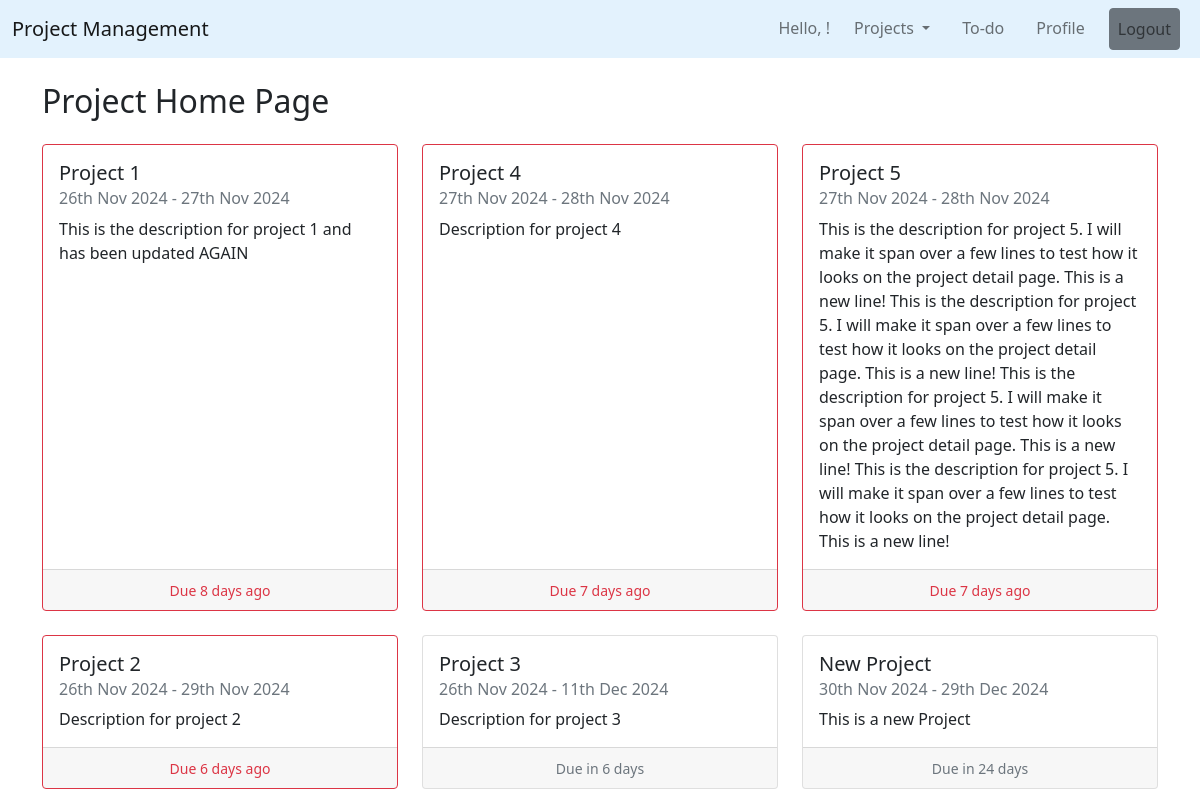
The app's page / (signed in), older data.
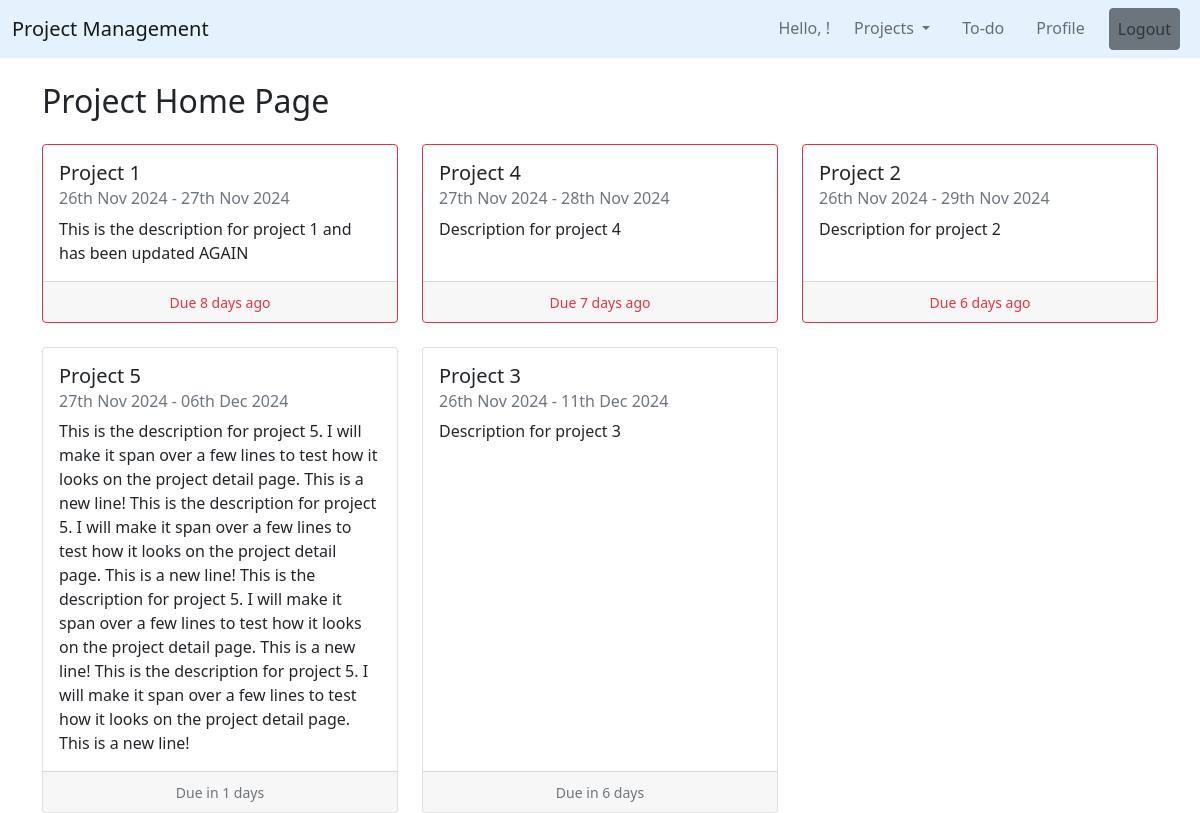
The same page, newer data.
### projects/models.py (models this page shows, shortened)
class Project(models.Model):
    STATUS_CHOICES = [
        ('Not Started', 'Not Started'),
        ('In Progress', 'In Progress'),
        ('Completed', 'Completed'),
    ]
    name = models.CharField(max_length=200)
    description = models.TextField()
    created_by = models.ForeignKey(User, on_delete=models.CASCADE)
    start_date = models.DateField(default=date.today)
    end_date = models.DateField(default= date.today() + timedelta(1))
    completion_date = models.DateField(null=True)
    team_members = models.ManyToManyField(User, related_name='projects')
    status = models.CharField(max_length=50, choices=STATUS_CHOICES, default='Not Started')

### projects/views.py (the view)
# urls.py: path('', ProjectListView.as_view(), name='project-home'),
class ProjectListView(LoginRequiredMixin, ListView):
    model = Project
    template_name = 'projects/home.html'
    context_object_name = 'projects'
    ordering = ['end_date'] # Order projects by end date, showing those due to end soon first
    def get_context_data(self, **kwargs):
        context = super().get_context_data(**kwargs)
        today = timezone.now().date()
        for project in context['projects']:
            remaining_days = (project.end_date - today).days
            if remaining_days == 0:
                project.remaining_message = 'Due Today'
                project.is_overdue = False
            elif remaining_days < 0:
                project.remaining_message = f'Due {-remaining_days} days ago'
                project.is_overdue = True
            else:
                project.remaining_message = f'Due in {remaining_days} days'
                project.is_overdue = False
        return context

### projects/templates/projects/home.html
{% extends "projects/base.html" %}
{% block content %}
    <div class="container">
        <h2 class="my-4">Project Home Page</h2>
        <div class="row row-cols-1 row-cols-md-3 g-4">
            {% for project in projects %}
                <div class="col">
                    <a href="{% url 'project-detail' project.id %}" class="text-decoration-none text-dark">
                        <div class="card {% if project.is_overdue %}border-danger{% endif %} h-100">
                            <div class="card-body">
                                <h5 class="card-title">{{ project.name }}</h5>
                                <h6 class="card-subtitle mb-2 text-muted">
                                    {{ project.start_date|date:'dS M Y' }} - {{ project.end_date|date:'dS M Y' }}
                                </h6>
                                <p class="card-text">{{ project.description }}</p>
                            </div>
                            <div class="card-footer text-center">
                                {% if project.remaining_message %}
                                    <small class="{% if project.is_overdue %}text-danger{% else %}text-muted{% endif %}">{{ project.remaining_message }}</small>
                                {% endif %}
                            </div>
                        </div>
                    </a>
                </div>
            {% endfor %}
        </div>
    </div>
{% endblock content %}

### projects/templates/projects/base.html (shortened to what this page needs)
<!DOCTYPE html>
<html lang="en">
<head>
    <link href="https://cdn.jsdelivr.net/npm/bootstrap@5.0.2/dist/css/bootstrap.min.css" rel="stylesheet">
</head>
<body>
    <div class="col-md-12">
        <nav class="navbar navbar-expand-lg navbar-light" style="background-color: #e3f2fd;">
            <div class="container-fluid">
                <a class="navbar-brand" href="{% url 'project-home' %}">Project Management</a>
                <div class="collapse navbar-collapse justify-content-end" id="navbarNavDropdown">
                    <ul class="navbar-nav">
                        {% if user.is_authenticated %}
                            <span class="navbar-text mx-2">Hello, {{ user.first_name }}!</span>
                            <li class="nav-item dropdown">
                                <a class="nav-link dropdown-toggle mx-2" href="#" id="navbarDropdown" role="button" data-bs-toggle="dropdown" aria-expanded="false">
                                    Projects
                                </a>
                            </li>
                            <li class="nav-item mx-2">
                                <a class="nav-link" href="{% url 'task-home' %}">To-do</a>
                            </li>
                            <li class="nav-item mx-2">
                                <a class="nav-link" href="{% url 'profile' %}">Profile</a>
                            </li>
                            <form method="POST" action="{% url 'logout' %}" class="form-inline nav-item">
                                <button type="submit" class="btn btn-link nav-link btn-secondary mx-2">
                                    Logout
                                </button>
                            </form>
                        {% endif %}
                    </ul>
                </div>
            </div>
          </nav>
        {% block content %}{% endblock %}
    </div>
</body>
</html>

Row changes from the older to the newer data that the page shows:
removed Project: name "New Project", start_date "30th Nov 2024", end_date "29th Dec 2024", description "This is a new Project", remaining_message "Due in 24 days"
shown differently, row unchanged: Project "Project 2": moves up the list
changed Project "Project 5": end_date "28th Nov 2024" → "06th Dec 2024"; remaining_message "Due 7 days ago" → "Due in 1 days"
